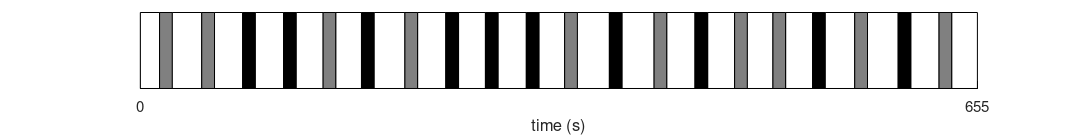

Here is the MATLAB script that generated this plot:
%% Create experimental protocol
clear; close all; clc;
interStimulus = [23 22 22 21 20 24 22 21 22 20 25 25 22 21 20 21 23 24 22 20]';
fingerTappingSide = ['L' 'L' 'R' 'R' 'L' 'R' 'L' 'R' 'R' 'R' 'L' 'R' 'L' 'R' 'L' 'L' 'R' 'L' 'R' 'L']';
stimuli = 10*ones(size(fingerTappingSide));
timeDurationVec = [15; reshape([stimuli interStimulus]',[],1)];
fingerTappingKey = ones(size(fingerTappingSide));
fingerTappingKey(fingerTappingSide=='R')=2;
protocolKey = [0; reshape([fingerTappingKey zeros(size(interStimulus))]',[],1)];

%% Plot
printFigs = true;
hFig = figure;
set(hFig, 'color', 'w')
hold on
y = [0 0 1 1];
lastTimePoint = 0;
for idx=1:numel(timeDurationVec)
    x = [lastTimePoint lastTimePoint+timeDurationVec(idx) lastTimePoint+timeDurationVec(idx) lastTimePoint];
    if protocolKey(idx)==1
        patch(x,y,[0.5 0.5 0.5])    % Non-dominant (left)
    elseif protocolKey(idx)==2
        patch(x,y,'black')          % Dominant (right)
    else
        patch(x,y,'white')
    end
    lastTimePoint = lastTimePoint+timeDurationVec(idx);
end
xlabel('time (s)')
set(gca,'YTick',[], 'FontSize', 12, 'XTick',[0 lastTimePoint])
axis tight
% Specify window units
set(hFig, 'units', 'inches')
% Change figure and paper size
set(hFig, 'Position', [0.1 0.1 12 1.5])
set(hFig, 'PaperPosition', [0.1 0.1 12 1.5])
if printFigs
    print(hFig, '-dpng', '..\figures\experimental_protocol_timing.png', sprintf('-r%d',300));
    close(hFig)
end